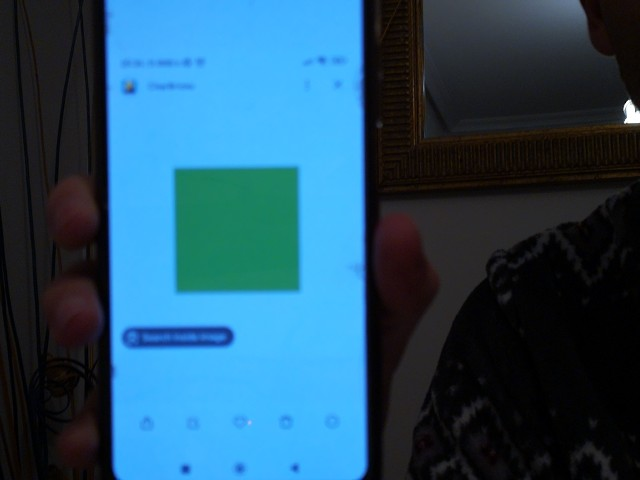
#> input picture images/patterns/green_square.jpg, 640 x 480 px, found by its file name
$ python detect_test.py
#> lines starting #> are read from the running program, lines starting #| are printed output that depends on the picture; after the words box and inside, x2 and y2 are one past the last pixel; in counts of white or black regions, pixels touching at a corner belong together
import cv2
import numpy as np

img = cv2.imread("images/patterns/green_square.jpg")
#> img is the input picture: shape (480, 640, 3); mean B, G, R 105.2, 80.7, 37.5

# Plot the image
cv2.imshow("Image", img)

# Apply a blur to reduce noise
blur = cv2.GaussianBlur(img, (5, 5), 0)

cv2.imshow("Blur", blur)

# segment by color
color = np.array([92, 130, 24])
thresh = cv2.inRange(blur, color - 30, color + 30)
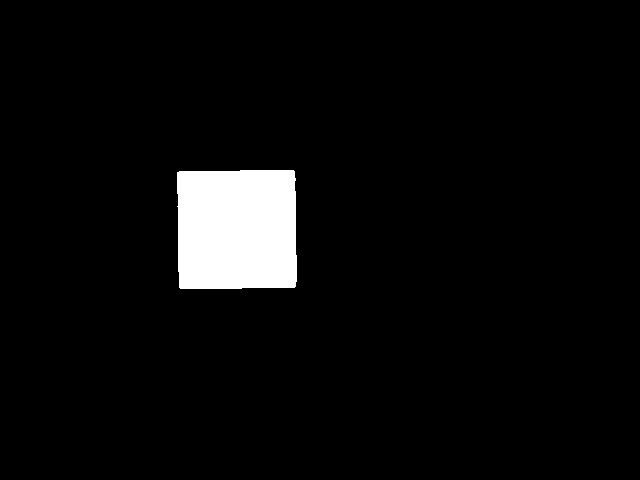
#> thresh: shape (480, 640); 4.5% white; 1 white region, box (x1, y1, x2, y2) and area: (177, 170, 297, 289) 13937

cv2.imshow("Thresh", thresh)

cv2.waitKey(0)
cv2.destroyAllWindows()
